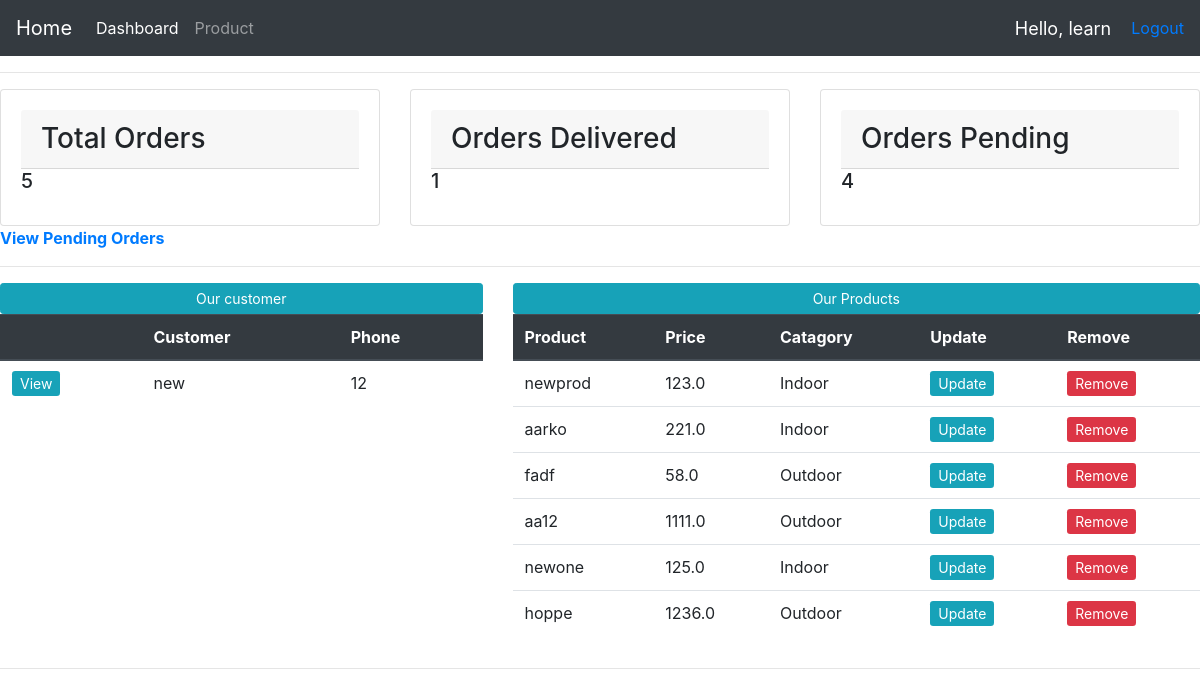
The app's page / (signed in) with its own data.
### account/models.py (models this page shows, shortened)
class Customer(models.Model):
    user = models.OneToOneField(User, null=True , on_delete=models.CASCADE)
    name = models.CharField(max_length=200, null=True)
    phone = models.CharField(max_length=200 , null=True)
    email = models.CharField(max_length=200 , null= True)
    profile_pic = models.ImageField(default = "profile.png" ,  null = True , blank = True)
    date_created = models.DateTimeField(auto_now_add=True , null=True)

class Product(models.Model):
    CATAGORY = (
        ('Indoor' , 'Indoor'),
        ('Outdoor' , 'Outdoor')
    )
    name = models.CharField(max_length=200, null=True)
    tag = models.ManyToManyField(Tag)
    img = models.ImageField(default = "profile.png" ,  null = True , blank = True, upload_to="products")
    price = models.FloatField(null=True)
    catagory = models.CharField(max_length=200, null=True , choices=CATAGORY)
    date_created = models.DateTimeField(auto_now_add=True , null=True)

### account/decorators.py (the view)
    def wrapper_func(request , *args , **kwargs):
        group = None
        if request.user.groups.exists():
            group = request.user.groups.all()[0].name
            if group =="customer":
                return redirect('user_page')
            if group =="admin":
                return view_func(request , *args , **kwargs)

### account/views.py (called while the page is built)
@login_required(login_url='login')
@admin_only
def home(request):
    try:
        products = Product.objects.all()
        customer = Customer.objects.all()
        total_customers = customer.count()
        order_count = Order.objects.count()
        deliverd = Order.objects.filter(status = 'Delivered').count()
        pending = Order.objects.filter(status = 'Pending').count()
        context = {'products': products , 'customer': customer , 'total_consumer':total_customers, 'order_count':order_count, 'deliverd': deliverd , 'pending': pending}
        return render(request , 'accounts/dashboard.html' , context)
    except:
        return HttpResponse('ERROR OCCURED')

### account/templates/accounts/dashboard.html
{% extends 'accounts/main.html' %}
{% block content%}
{% include 'accounts/status.html' %}
<a href="{% url 'all_orders' %}"> <b> View Pending Orders</b></a>
  <br>
  <hr>
<div class="row">
    <div class="col-sm-5">
      <a class="btn btn-info btn-sm btn-block"  href="#">Our customer</a>
      <table class="table">
        <thead class="thead-dark">
          <tr>
            <th></th>
            <th scope="col">Customer</th>
            <th scope="col">Phone</th>
          </tr>
        </thead>
        <tbody>
        {% for cust in customer %}
          <tr>
            <td><a class="btn-sm btn-info" href="{% url 'consumer' cust.id %}">View</a></td>
            <td>{{cust.name}}</td>
            <td>{{cust.phone}}</td>
          </tr>
        {% endfor %}
        </tbody>
      </table>
    </div>
    <div class="col-sm-7">
      <a class="btn btn-info btn-sm btn-block"  href="{% url 'create_product' %}">Our Products</a>
      <table class="table">
        <thead class="thead-dark">
          <tr>
            <th scope="col">Product</th>
            <th scope="col">Price</th>
            <th scope="col">Catagory</th>
            <th scope="col">Update</th>
            <th scope="col">Remove</th>
          </tr>
        </thead>
        <tbody>
        {% for product in products %}
        <tr>
          <td>{{product.name}}</td>
          <td>{{product.price}}</td>
          <td>{{product.catagory}}</td>
          <td><a class="btn-sm btn-info" href="{% url 'update_product' product.id %}">Update</a></td>
          <td><a class="btn-sm btn-danger" href="{% url 'delete_product' product.id %}" >Remove</a></td>
        </tr>
      {% endfor %}
        </tbody>
      </table>
    </div>
  </div>
{% endblock %}

### account/templates/accounts/navbar.html (shortened to what this page needs)
<nav class="navbar navbar-expand-lg navbar-dark bg-dark">
    <a class="navbar-brand" href="{% url 'home' %}">Home</a>
    <div class="collapse navbar-collapse" id="navbarNav">
      {% if request.user.is_staff %}
      <ul class="navbar-nav">
        <li class="nav-item active">
          <a class="nav-link" href="#">Dashboard <span class="sr-only">(current)</span></a>
        </li>
        <li class="nav-item">
          <a class="nav-link" href="#">Product</a>
        </li>
      {% endif %}
    </ul>
    </div>
    <span style="color: #fff; font-size: 18px; margin-right: 20px;">Hello, {{request.user}} </span>
    <span><a href="{% url 'logout' %}">Logout</a></span>
  </nav>

### records on screen
Customer: name "new", phone "12"
Product: name "newprod", price "123.0", catagory "Indoor"
Product: name "aarko", price "221.0", catagory "Indoor"
Product: name "fadf", price "58.0", catagory "Outdoor"
Product: name "aa12", price "1111.0", catagory "Outdoor"
Product: name "newone", price "125.0", catagory "Indoor"
Product: name "hoppe", price "1236.0", catagory "Outdoor"

### other values on screen
{{ request.user }} "learn"
{{ order_count }} "5"
{{ deliverd }} "1"
{{ pending }} "4"
